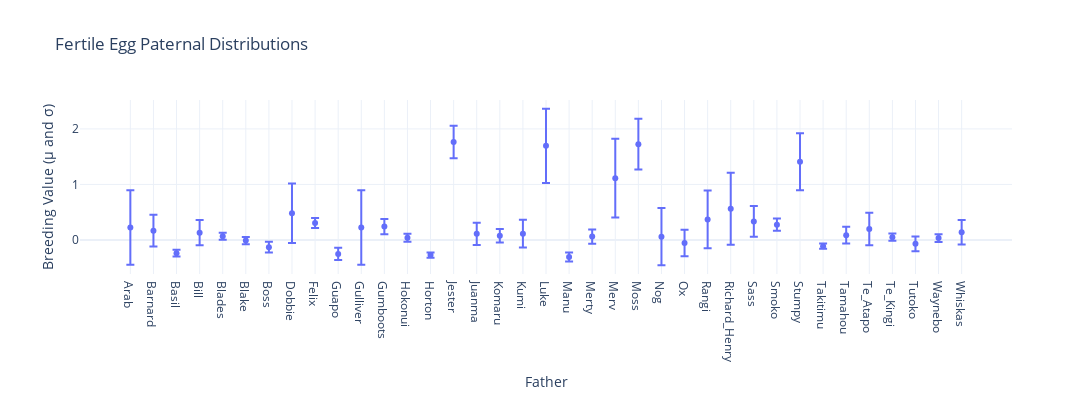

The cell this chart's notebook holds for it:
### Code cell
bird_labels = list(
    np.unique(x[["Father", "Father_code"]].sort_values(by="Father_code")["Father"].tolist())
)

fig = px.scatter(
    y=father_.mean(),
    x=bird_labels,
    error_y=father_.stddev(),
    template="plotly_white",
    labels={"x": "Father", "y": "Breeding Value (μ and σ)"},
    title="Fertile Egg Paternal Distributions",
    height=400,
    width=1200,
)

fig.write_image("figures/fertile_egg_paternal_distribution.jpeg")

fig

### Figure 1 — Plotly figure (JSON) as saved in the notebook; plotly's stock layout.template omitted (floating-point values rounded to 4 significant figures)
{"data": [{"error_y": {"array": [0.6708, 0.2858, 0.0619, 0.2273, 0.06329, 0.06656, 0.09667, 0.5353, 0.09108, 0.1099, 0.6707, 0.1373, 0.07157, 0.04659, 0.2934, 0.1985, 0.122, 0.2497, 0.6696, 0.07984, 0.127, 0.7108, 0.4572, 0.5153, 0.2387, 0.5184, 0.6476, 0.2773, 0.1089, 0.5149, 0.04831, 0.15, 0.2931, 0.0644, 0.1315, 0.06903, 0.2189]}, "hovertemplate": "Father=%{x}<br>Breeding Value (μ and σ)=%{y}<extra></extra>", "legendgroup": "", "marker": {"color": "#636efa", "symbol": "circle"}, "mode": "markers", "name": "", "orientation": "v", "showlegend": false, "type": "scatter", "x": ["Arab", "Barnard", "Basil", "Bill", "Blades", "Blake", "Boss", "Dobbie", "Felix", "Guapo", "Gulliver", "Gumboots", "Hokonui", "Horton", "Jester", "Juanma", "Komaru", "Kumi", "Luke", "Manu", "Merty", "Merv", "Moss", "Nog", "Ox", "Rangi", "Richard_Henry", "Sass", "Smoko", "Stumpy", "Takitimu", "Tamahou", "Te_Atapo", "Te_Kingi", "Tutoko", "Waynebo", "Whiskas"], "xaxis": "x", "y": [0.2236, 0.1673, -0.2387, 0.1308, 0.06706, -0.01251, -0.1308, 0.4808, 0.3049, -0.2527, 0.2243, 0.2409, 0.0402, -0.2738, 1.763, 0.109, 0.07586, 0.1124, 1.694, -0.3072, 0.05977, 1.113, 1.724, 0.058, -0.05661, 0.37, 0.5603, 0.334, 0.2751, 1.408, -0.1128, 0.08554, 0.197, 0.04903, -0.07096, 0.03342, 0.1385], "yaxis": "y"}], "layout": {"height": 400, "legend": {"tracegroupgap": 0}, "title": {"text": "Fertile Egg Paternal Distributions"}, "width": 1200, "xaxis": {"anchor": "y", "autorange": true, "domain": [0, 1], "range": [-2.162, 38.16], "title": {"text": "Father"}, "type": "category"}, "yaxis": {"anchor": "x", "autorange": true, "domain": [0, 1], "range": [-0.614, 2.521], "title": {"text": "Breeding Value (μ and σ)"}, "type": "linear"}}}
